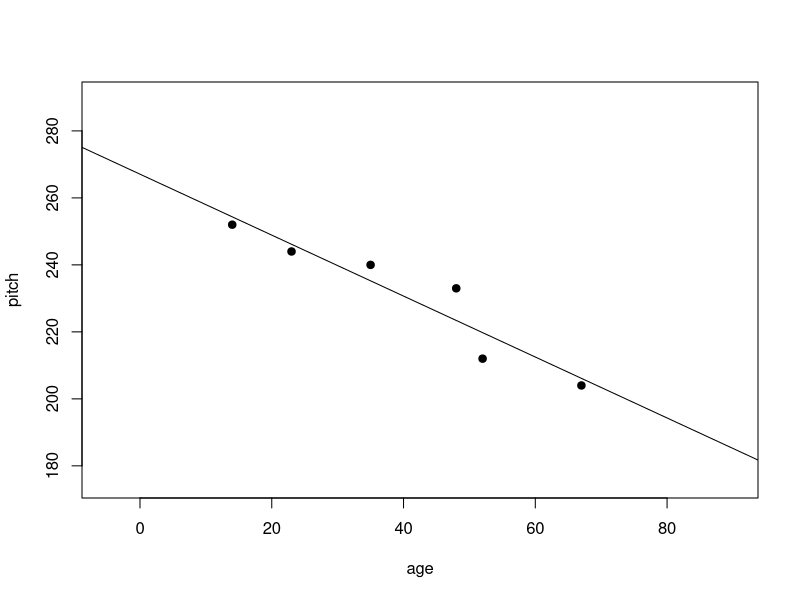
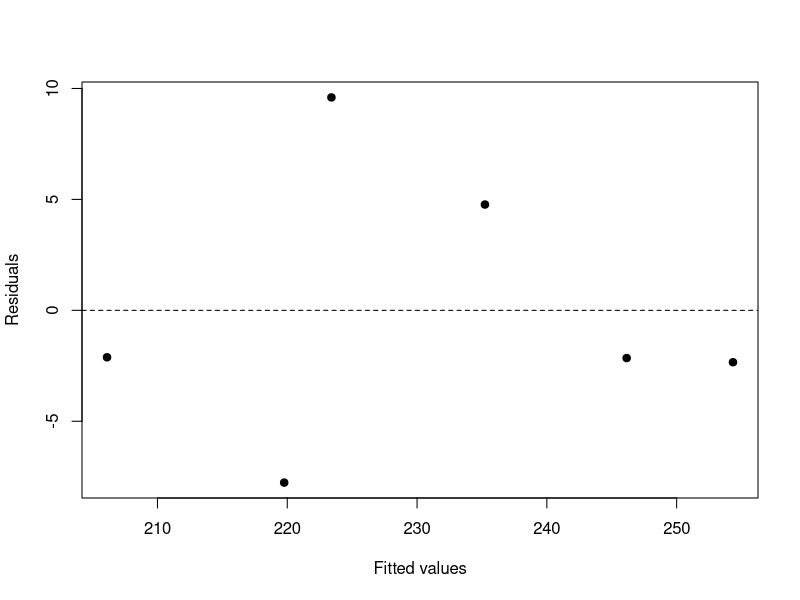

Here is the R script that generated these plots, in order:
require(dplyr)

# model 1
# pitch ~ sex
pitch = c(233,204,242,130,112,142)
sex = c(rep("female",3),rep("male",3))
my.df = data.frame(sex, pitch)

my.df

## building lm
xmdl = lm(pitch ~ sex, my.df)

summary(xmdl)

coef(summary(xmdl))

# pitch ~ age
age = c(14,23,35,48,52,67)
pitch = c(252,244,240,233,212,204)
my.df = data.frame(age, pitch)
xmdl = lm(pitch~age, my.df)
summary(xmdl)

summary(xmdl)$coefficients

plot(pitch~age, data=my.df, pch=19, xlim=c(-5,90), ylim=c(175,290))
abline(xmdl)

my.df = my.df %>%
  mutate(age.c = age - mean(age))
my.df$age.c = my.df$age - mean(my.df$age)
xmdl = lm(pitch~age.c, my.df)

summary(xmdl)$coefficients

# residual plot
plot(fitted(xmdl), residuals(xmdl),pch=19, 
	xlab = 'Fitted values', ylab='Residuals' )
abline(h=0, lty='dashed')

## hist(residuals(xmdl))
## qqnorm(residuals(xmdl))

# influential data
dfbeta(xmdl)

